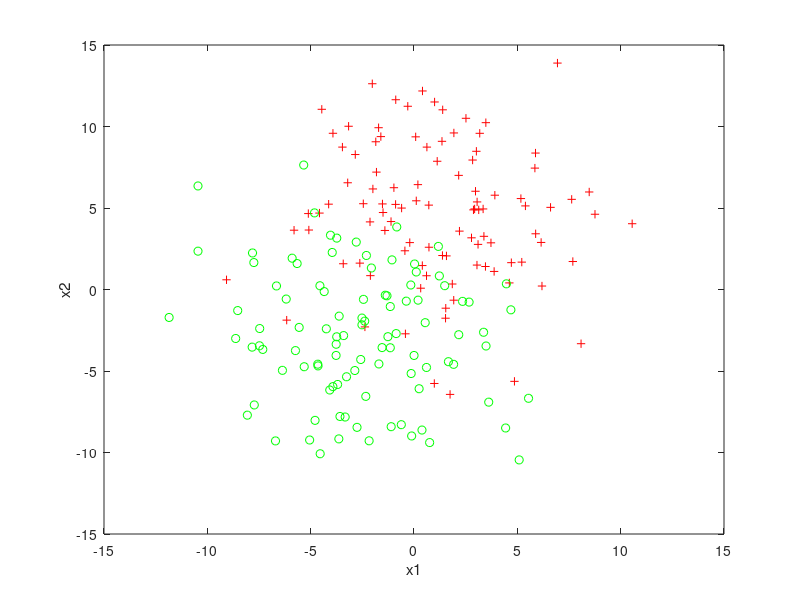

Here is the MATLAB script that generated this plot: (Note: this script raises an error after producing the figure.)
%% 2-dimension 2-class
%% data
clear
% number
N1=100;
N2=100;
num=N1+N2;
d=2;
% mean
mean_pos=[1,5];
mean_neg=[-3,-3];
%covariance
sigma=4;
co_pos=sigma^2*eye(d);
co_neg=co_pos;
pos_x=mvnrnd(mean_pos,co_pos,N1); %generate data (guassian distribution)
neg_x=mvnrnd(mean_neg,co_neg,N2);
X=[pos_x;neg_x];
y=[ones(N1,1);-ones(N2,1)];
figure(1);
plot(pos_x(:,1),pos_x(:,2),'r+');
hold on
plot(neg_x(:,1),neg_x(:,2),'go');
xlabel('x1');ylabel('x2');
hold off
%% make decisions and evaluate(consider decision loss)
p1=0.6;p2=1-p1;
de_table=[0 5
          1 0];
[accuracy, sn, sp]=predict_2_class(X,y,num,mean_pos,mean_neg,co_pos,co_neg,p1,de_table);
% p_all=0.01:0.0005:0.99;
% p_num=length(p_all);
a12=1:0.05:10;
p_num=length(a12);
ac_all=zeros(1,p_num);
sn_all=zeros(1,p_num);
sp_all=zeros(1,p_num);
for i=1:p_num
de_table_1=[0 a12(i)
          1 0];
[ac_all(i),sn_all(i),sp_all(i)]=predict_2_class(X,y,num,mean_pos,mean_neg,co_pos,co_neg,p1,de_table_1);
end
% for i=1:p_num
% [ac_all(i),sn_all(i),sp_all(i)]=predict_2_class(X,y,num,mean_pos,mean_neg,co_pos,co_neg,p_all(i),de_table);
% end
%x_all=p_all;
x_all=a12;
figure(6);
plot(x_all,ac_all,'r-','LineWidth',2);
hold on;
plot(x_all,sn_all,'g-','LineWidth',2);
hold on;
plot(x_all,sp_all,'b-','LineWidth',2);
legend('accuracy','sn','sp');
%xlabel('p(w1)');ylabel('ÆÀ¼ÛÖ¸±ê');
xlabel('\lambda12');ylabel('ÆÀ¼ÛÖ¸±ê');
hold off


%% plot pdf
[x1,y1] = meshgrid(-10:0.05:10);
len=size(x1,1);
hei=size(y1,1);
num_draw=len*hei;
x_draw=[reshape(x1,num_draw,1) reshape(y1,num_draw,1)];
y_times_pos=zeros(num_draw,1);
y_times_neg=zeros(num_draw,1);
for i=1:num_draw
    y_times_pos(i)=exp(postdens_calc(x_draw(i,:),mean_pos,co_pos,p1)-d/2*log(2*pi))*(de_table(2,1)-de_table(1,1));
    y_times_neg(i)=exp(postdens_calc(x_draw(i,:),mean_neg,co_neg,p2)-d/2*log(2*pi))*(de_table(1,2)-de_table(2,2));
%     y_times_pos(i)=exp(postdens_calc(x_draw(i,:),mean_pos,co_pos,p1)-d/2*log(2*pi));
%     y_times_neg(i)=exp(postdens_calc(x_draw(i,:),mean_neg,co_neg,p2)-d/2*log(2*pi));
end
z_pos=reshape(y_times_pos,len,hei);
z_neg=reshape(y_times_neg,len,hei);
% p(x|w1)*p(w)
cdata_pos=cat(3,ones(size(x1)),zeros(size(x1)),zeros(size(x1))); % red
cdata_neg=cat(3,zeros(size(x1)),ones(size(x1)),zeros(size(x1)));% green
%cdata=cat(3,zeros(size(X)),zeros(size(X)),ones(size(X)));%blue
figure(2);
surf(x1,y1,z_pos,cdata_pos);
hold on;
surf(x1,y1,z_neg,cdata_neg);
xlabel('x1');ylabel('x2');zlabel('p');
legend('p(X|w1)*p(w1)*(\lambda21-\lambda11)','p(X|w2)*p(w2)*(\lambda12-\lambda22)');
%legend('p(X|w1)*p(w1)','p(X|w2)*p(w2)');
dec_pos_1=(abs(z_pos-z_neg)<0.0001);
dec_pos_2=(z_pos>0.0002);
p=dec_pos_1&dec_pos_2;
x_hat=x1.*p;
y_hat=y1.*p;
index=find(x_hat~=0);
figure(3);
plot(x_hat(index),y_hat(index));
hold on;
plot(pos_x(:,1),pos_x(:,2),'r+');
hold on
plot(neg_x(:,1),neg_x(:,2),'go');
xlabel('x1');ylabel('x2');
hold off
%
figure(4);
surf(x1,y1,z_pos./(z_pos+z_neg),cdata_pos);
hold on;
surf(x1,y1,z_neg./(z_pos+z_neg),cdata_neg);
xlabel('x1');ylabel('x2');zlabel('p');
legend('p(w1|x)','p(w2|x)');
% p(x|w)
figure(5);
surf(x1,y1,z_pos/p1,cdata_pos);
hold on;
surf(x1,y1,z_neg/p2,cdata_neg);
xlabel('x1');ylabel('x2');zlabel('p');
legend('p(x|w1)','p(x|w2)');
